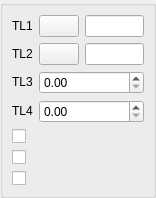
<ui version="4.0" >
 <class>DlgRef_2Sel2Spin3Check_QTD</class>
 <widget class="QWidget" name="DlgRef_2Sel2Spin3Check_QTD" >
  <property name="geometry" >
   <rect>
    <x>0</x>
    <y>0</y>
    <width>156</width>
    <height>197</height>
   </rect>
  </property>
  <property name="windowTitle" >
   <string/>
  </property>
  <layout class="QGridLayout" >
   <property name="leftMargin" >
    <number>0</number>
   </property>
   <property name="topMargin" >
    <number>0</number>
   </property>
   <property name="rightMargin" >
    <number>0</number>
   </property>
   <property name="bottomMargin" >
    <number>0</number>
   </property>
   <property name="horizontalSpacing" >
    <number>0</number>
   </property>
   <property name="verticalSpacing" >
    <number>0</number>
   </property>
   <item row="0" column="0" >
    <widget class="QGroupBox" name="GroupBox1" >
     <property name="title" >
      <string/>
     </property>
     <layout class="QGridLayout" >
      <property name="leftMargin" >
       <number>9</number>
      </property>
      <property name="topMargin" >
       <number>9</number>
      </property>
      <property name="rightMargin" >
       <number>9</number>
      </property>
      <property name="bottomMargin" >
       <number>9</number>
      </property>
      <property name="horizontalSpacing" >
       <number>6</number>
      </property>
      <property name="verticalSpacing" >
       <number>6</number>
      </property>
      <item row="0" column="0" >
       <widget class="QLabel" name="TextLabel1" >
        <property name="sizePolicy" >
         <sizepolicy vsizetype="Fixed" hsizetype="Fixed" >
          <horstretch>0</horstretch>
          <verstretch>0</verstretch>
         </sizepolicy>
        </property>
        <property name="text" >
         <string>TL1</string>
        </property>
        <property name="wordWrap" >
         <bool>false</bool>
        </property>
       </widget>
      </item>
      <item row="0" column="1" >
       <widget class="QPushButton" name="PushButton1" >
        <property name="sizePolicy" >
         <sizepolicy vsizetype="Fixed" hsizetype="Fixed" >
          <horstretch>0</horstretch>
          <verstretch>0</verstretch>
         </sizepolicy>
        </property>
        <property name="text" >
         <string/>
        </property>
       </widget>
      </item>
      <item row="0" column="2" >
       <widget class="QLineEdit" name="LineEdit1" />
      </item>
      <item row="1" column="0" >
       <widget class="QLabel" name="TextLabel2" >
        <property name="sizePolicy" >
         <sizepolicy vsizetype="Fixed" hsizetype="Fixed" >
          <horstretch>0</horstretch>
          <verstretch>0</verstretch>
         </sizepolicy>
        </property>
        <property name="text" >
         <string>TL2</string>
        </property>
        <property name="wordWrap" >
         <bool>false</bool>
        </property>
       </widget>
      </item>
      <item row="1" column="1" >
       <widget class="QPushButton" name="PushButton2" >
        <property name="sizePolicy" >
         <sizepolicy vsizetype="Fixed" hsizetype="Fixed" >
          <horstretch>0</horstretch>
          <verstretch>0</verstretch>
         </sizepolicy>
        </property>
        <property name="text" >
         <string/>
        </property>
       </widget>
      </item>
      <item row="1" column="2" >
       <widget class="QLineEdit" name="LineEdit2" />
      </item>
      <item row="2" column="0" >
       <widget class="QLabel" name="TextLabel3" >
        <property name="sizePolicy" >
         <sizepolicy vsizetype="Fixed" hsizetype="Fixed" >
          <horstretch>0</horstretch>
          <verstretch>0</verstretch>
         </sizepolicy>
        </property>
        <property name="text" >
         <string>TL3</string>
        </property>
        <property name="wordWrap" >
         <bool>false</bool>
        </property>
       </widget>
      </item>
      <item row="2" column="1" colspan="2" >
       <widget class="SalomeApp_DoubleSpinBox" name="SpinBox_DX" />
      </item>
      <item row="3" column="0" >
       <widget class="QLabel" name="TextLabel4" >
        <property name="sizePolicy" >
         <sizepolicy vsizetype="Fixed" hsizetype="Fixed" >
          <horstretch>0</horstretch>
          <verstretch>0</verstretch>
         </sizepolicy>
        </property>
        <property name="text" >
         <string>TL4</string>
        </property>
        <property name="wordWrap" >
         <bool>false</bool>
        </property>
       </widget>
      </item>
      <item row="3" column="1" colspan="2" >
       <widget class="SalomeApp_DoubleSpinBox" name="SpinBox_DY" />
      </item>
      <item row="4" column="0" colspan="3" >
       <widget class="QCheckBox" name="CheckBox1" >
        <property name="text" >
         <string/>
        </property>
       </widget>
      </item>
      <item row="5" column="0" colspan="3" >
       <widget class="QCheckBox" name="CheckBox2" >
        <property name="text" >
         <string/>
        </property>
       </widget>
      </item>
      <item row="6" column="0" colspan="3" >
       <widget class="QCheckBox" name="CheckBox3" >
        <property name="text" >
         <string/>
        </property>
       </widget>
      </item>
     </layout>
    </widget>
   </item>
  </layout>
 </widget>
 <layoutdefault spacing="6" margin="11" />
 <pixmapfunction>qPixmapFromMimeSource</pixmapfunction>
 <customwidgets>
  <customwidget>
   <class>SalomeApp_DoubleSpinBox</class>
   <extends>QDoubleSpinBox</extends>
   <header location="global" >SalomeApp_DoubleSpinBox.h</header>
  </customwidget>
 </customwidgets>
 <tabstops>
  <tabstop>PushButton1</tabstop>
  <tabstop>LineEdit1</tabstop>
  <tabstop>PushButton2</tabstop>
  <tabstop>LineEdit2</tabstop>
  <tabstop>SpinBox_DX</tabstop>
  <tabstop>SpinBox_DY</tabstop>
  <tabstop>CheckBox1</tabstop>
  <tabstop>CheckBox2</tabstop>
  <tabstop>CheckBox3</tabstop>
 </tabstops>
 <resources/>
 <connections/>
</ui>
